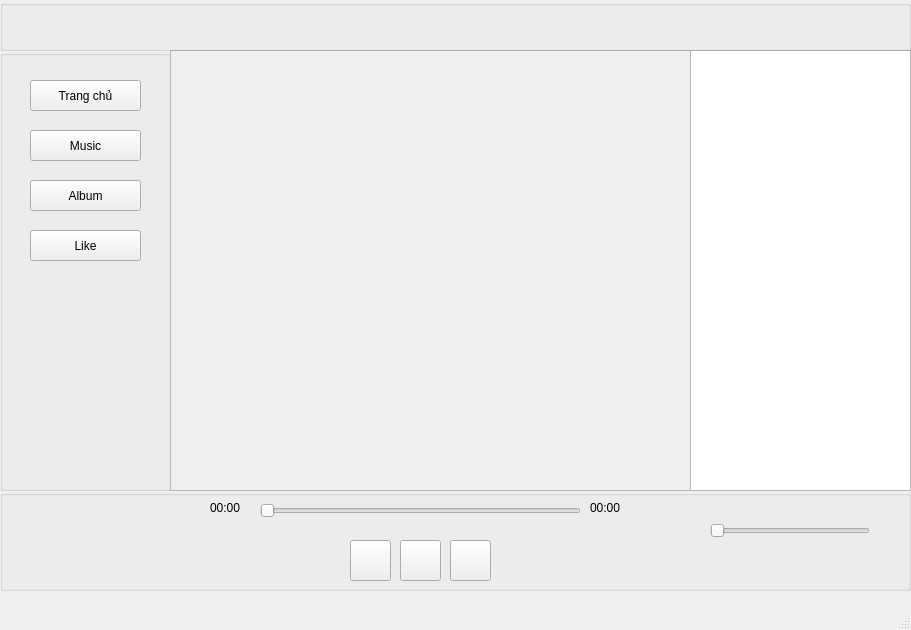
<?xml version="1.0" encoding="UTF-8"?>
<ui version="4.0">
 <class>MusicPlayer</class>
 <widget class="QMainWindow" name="MusicPlayer">
  <property name="geometry">
   <rect>
    <x>0</x>
    <y>0</y>
    <width>911</width>
    <height>630</height>
   </rect>
  </property>
  <property name="windowTitle">
   <string>MainWindow</string>
  </property>
  <widget class="QWidget" name="centralwidget">
   <widget class="QGroupBox" name="leftMenu">
    <property name="geometry">
     <rect>
      <x>0</x>
      <y>50</y>
      <width>171</width>
      <height>441</height>
     </rect>
    </property>
    <property name="title">
     <string/>
    </property>
    <widget class="QToolButton" name="btnTrangchu">
     <property name="geometry">
      <rect>
       <x>30</x>
       <y>30</y>
       <width>111</width>
       <height>31</height>
      </rect>
     </property>
     <property name="text">
      <string>Trang chủ</string>
     </property>
     <property name="icon">
      <iconset>
       <normaloff>img/house-solid.svg</normaloff>img/house-solid.svg</iconset>
     </property>
     <property name="checkable">
      <bool>false</bool>
     </property>
     <property name="autoRepeat">
      <bool>false</bool>
     </property>
     <property name="autoExclusive">
      <bool>false</bool>
     </property>
    </widget>
    <widget class="QToolButton" name="btnMusic">
     <property name="geometry">
      <rect>
       <x>30</x>
       <y>80</y>
       <width>111</width>
       <height>31</height>
      </rect>
     </property>
     <property name="text">
      <string>Music</string>
     </property>
    </widget>
    <widget class="QToolButton" name="btnAlbum">
     <property name="geometry">
      <rect>
       <x>30</x>
       <y>130</y>
       <width>111</width>
       <height>31</height>
      </rect>
     </property>
     <property name="text">
      <string>Album</string>
     </property>
    </widget>
    <widget class="QToolButton" name="btnYeuthich">
     <property name="geometry">
      <rect>
       <x>30</x>
       <y>180</y>
       <width>111</width>
       <height>31</height>
      </rect>
     </property>
     <property name="text">
      <string>Like</string>
     </property>
    </widget>
   </widget>
   <widget class="QListView" name="lyric">
    <property name="geometry">
     <rect>
      <x>690</x>
      <y>50</y>
      <width>221</width>
      <height>441</height>
     </rect>
    </property>
   </widget>
   <widget class="QGroupBox" name="bot">
    <property name="geometry">
     <rect>
      <x>0</x>
      <y>490</y>
      <width>911</width>
      <height>101</height>
     </rect>
    </property>
    <property name="title">
     <string/>
    </property>
    <widget class="QToolButton" name="btnPlay">
     <property name="geometry">
      <rect>
       <x>400</x>
       <y>50</y>
       <width>41</width>
       <height>41</height>
      </rect>
     </property>
     <property name="text">
      <string/>
     </property>
    </widget>
    <widget class="QToolButton" name="btnPrev">
     <property name="geometry">
      <rect>
       <x>350</x>
       <y>50</y>
       <width>41</width>
       <height>41</height>
      </rect>
     </property>
     <property name="text">
      <string/>
     </property>
    </widget>
    <widget class="QToolButton" name="btnNexxt">
     <property name="geometry">
      <rect>
       <x>450</x>
       <y>50</y>
       <width>41</width>
       <height>41</height>
      </rect>
     </property>
     <property name="text">
      <string/>
     </property>
    </widget>
    <widget class="QSlider" name="sliderVolumn">
     <property name="geometry">
      <rect>
       <x>710</x>
       <y>30</y>
       <width>160</width>
       <height>22</height>
      </rect>
     </property>
     <property name="orientation">
      <enum>Qt::Horizontal</enum>
     </property>
    </widget>
    <widget class="QLabel" name="lbNamesone">
     <property name="geometry">
      <rect>
       <x>20</x>
       <y>30</y>
       <width>161</width>
       <height>41</height>
      </rect>
     </property>
     <property name="text">
      <string/>
     </property>
    </widget>
    <widget class="QSlider" name="sliderTime">
     <property name="geometry">
      <rect>
       <x>260</x>
       <y>10</y>
       <width>321</width>
       <height>22</height>
      </rect>
     </property>
     <property name="orientation">
      <enum>Qt::Horizontal</enum>
     </property>
    </widget>
    <widget class="QLabel" name="lbTimeplay">
     <property name="geometry">
      <rect>
       <x>210</x>
       <y>10</y>
       <width>41</width>
       <height>16</height>
      </rect>
     </property>
     <property name="text">
      <string>00:00</string>
     </property>
    </widget>
    <widget class="QLabel" name="lbTimetong">
     <property name="geometry">
      <rect>
       <x>590</x>
       <y>10</y>
       <width>41</width>
       <height>16</height>
      </rect>
     </property>
     <property name="text">
      <string>00:00</string>
     </property>
    </widget>
   </widget>
   <widget class="QScrollArea" name="scrollArea">
    <property name="geometry">
     <rect>
      <x>170</x>
      <y>50</y>
      <width>521</width>
      <height>441</height>
     </rect>
    </property>
    <property name="widgetResizable">
     <bool>true</bool>
    </property>
    <widget class="QWidget" name="scrollAreaWidgetContents">
     <property name="geometry">
      <rect>
       <x>0</x>
       <y>0</y>
       <width>519</width>
       <height>439</height>
      </rect>
     </property>
    </widget>
   </widget>
   <widget class="QGroupBox" name="groupBox">
    <property name="geometry">
     <rect>
      <x>0</x>
      <y>0</y>
      <width>911</width>
      <height>51</height>
     </rect>
    </property>
    <property name="title">
     <string/>
    </property>
   </widget>
  </widget>
  <widget class="QMenuBar" name="menubar">
   <property name="geometry">
    <rect>
     <x>0</x>
     <y>0</y>
     <width>911</width>
     <height>21</height>
    </rect>
   </property>
  </widget>
  <widget class="QStatusBar" name="statusbar"/>
 </widget>
 <resources/>
 <connections/>
</ui>
